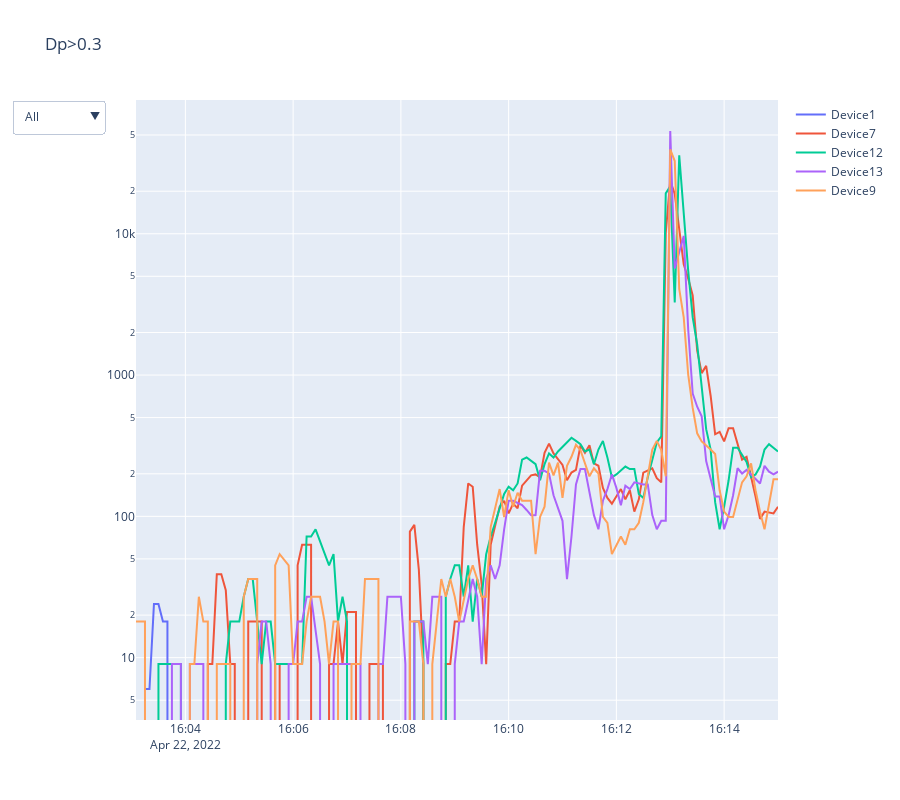

Source (notebook cell):
### Code cell
#data_in_time_range[data_in_time_range['Device'] == 'Device7']
multi_plot(data_in_time_range, 'Dp>0.3', 'Dp>0.3')
